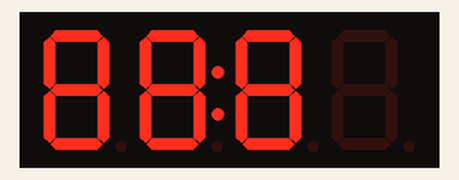
The sketch below on a simulated Arduino Pro Mini, built with avr-gcc and run on an emulated ATmega328P. Shown: 4-digit seven-segment display. Wiring (inferred from the names in the program): HT16K33 LED driver at I2C address 0x70.

Above: at 0.1 s.
At 8.1 s:
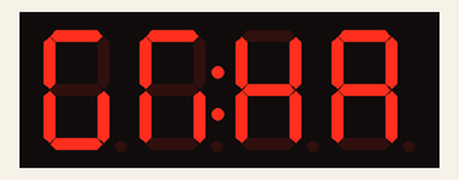
At 16.18 s:
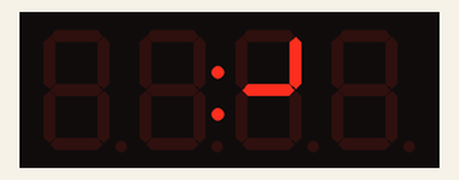
At 23.87 s:
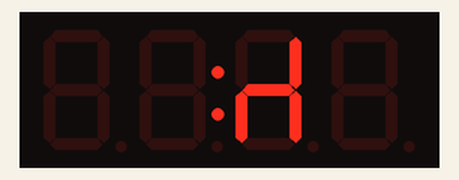
At 31.58 s:
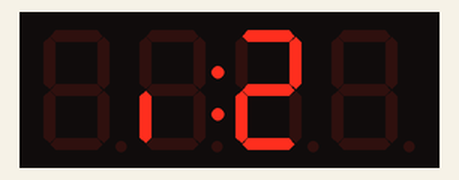
At 39.69 s:
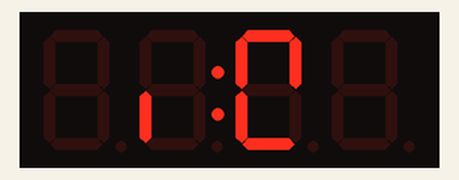

The sketch:

HT16K33DisplayDriver.ino
```cpp
// (licence header left out)
#include "Wire.h"

#define HT16K33_ADDRESS         0x70
#define HT16K33_ON              0x21  // Commands
#define HT16K33_STANDBY         0x20
#define HT16K33_DISPLAYON       0x81
#define HT16K33_DISPLAYOFF      0x80
#define HT16K33_BLINKON         0x85 // Blink is off (00), 2 Hz (01), 1 Hz (10), or 0.5 Hz (11) for bits (21)
#define HT16K33_BLINKOFF        0x81
#define HT16K33_DIM             0xE0 | 0x08 // Set dim from 0x00 (1/16th duty ccycle) to 0x0F (16/16 duty cycle)

// Arrangement for display 1 (4 digit bubble display)
//
//               a = A0
//             _________
//            |         |
//   f = A2   |  g = A4 | b = A1
//            |_________|
//            |         |
//   e = A5   |         | c = A6
//            |_________|
//               d = A3        DP = A7

// Hookup of QDSP-6064 bubble display
//
// Display Pin          HT16K33 pin
//  1                      C0
//  2                      A5
//  3                      A6
//  4                      C2
//  5                      A7
//  6                      C3
//  7                      A4
//  8                      A3
//  9                      A2
//  10                     C1
//  11                     A1
//  12                     A0
//
// and so on... each cathode can drive two display cathodes. A total of four, 4-digit, 7-segment displays
// can be driven with this one chip with just 2 TWI wires and power and ground. That is a lot of display
// without taking up a lot of the GPIO pins.


static const byte numberTable[] =
{
  0x6F, // 0 = 0
  0x42, // 1 = 1, etc
  0x3B, // 2
  0x5B, // 3
  0x56, // 4
  0x5D, // 5
  0x7D, // 6
  0x43, // 7
  0x7F, // 8
  0x57, // 9
  0x80, // decimal point
  0x00, // blank
  0x10, // minus sign
  0x77,  // A = 13
  0x7F,  // B = 14
  0x2D,  // C = 15
  0x6F,  // D = 16
  0x3D,  // E = 17
  0x35,  // F = 18
  0x5F,  // G = 19
  0x76,   // H = 20
  0x42,   // I = 21
  0x6A,   // J = 22
  0x00,   // No K!
  0x2C,   // L = 24
  0x00,   // No M!
  0x67,   // N = 26
  0x6F,   // O = 27
  0x37,   // P = 28
  0x57,   // Q = 29
  0x77,   // R = 30
  0x5D    // S = 31
};

#define display1 1
#define display2 2
#define display3 3
#define display4 4

void setup()
{
  Wire.begin();
  Serial.begin(38400);

  initHT16K33();  // initialize display

  clearDsplay(display1);  // clear display 1
  clearDsplay(display2);  // clear display 2
  clearDsplay(display3);  // clear display 3
  clearDsplay(display4);  // clear display 4

  writeInteger(display1, 8888); // Test display, turn on all segments of display 1
  blinkHT16K33(2); // Blink for 2 seconds
  clearDsplay(display1);
  writeInteger(display2, 8888); // Test display, turn on all segments of display 2
  blinkHT16K33(2); // Blink for 2 seconds
  clearDsplay(display2);
  writeInteger(display3, 8888); // Test display, turn on all segments of display 3
  blinkHT16K33(2); // Blink for 2 seconds
  clearDsplay(display3);
  writeInteger(display4, 8888); // Test display, turn on all segments of display 4
  blinkHT16K33(2); // Blink for 2 seconds
  clearDsplay(display4);

// Test of character write; these bubble displays, like all seven-segment LED displays
// are best at displaying numbers. That doesn't mean we can't get creative and display letters also!
  writeDigit(display2, 1, 13, 0);
  writeDigit(display2, 2, 14, 0);
  writeDigit(display2, 3, 15, 0);
  writeDigit(display2, 4, 16, 0);

  writeDigit(display1, 1, 17, 0);
  writeDigit(display1, 2, 18, 0);
  writeDigit(display1, 3, 19, 0);
  writeDigit(display1, 4, 20, 0);

  writeDigit(display4, 1, 22, 0);
  writeDigit(display4, 2, 24, 0);
  writeDigit(display4, 3, 26, 0);
  writeDigit(display4, 4, 27, 0);

  writeDigit(display3, 1, 28, 0);
  writeDigit(display3, 2, 29, 0);
  writeDigit(display3, 3, 30, 0);
  writeDigit(display3, 4, 31, 0);
  delay(2000);
  clearDsplay(display1);
  clearDsplay(display2);
  clearDsplay(display3);
  clearDsplay(display4);
}


void loop ()
{
   for(int j = -100; j < 100; j++) {
   writeFloat(display1, (float)(-j)/10., 1);   // write float count to display 1
   writeInteger(display2, +j);   // write integer count to display 2
   writeInteger(display3, -j);   // write integer count to display 3
   writeFloat(display4, (float)(+j)/10., 1);   // write float count to display 4
   delay(200);
   }
}

//++++++++++++++++++++++++++++++++++++++++++++++++++++++++++++++++++++++++++++++++++++++++++++++++++++++++++++++++++++++++++++
//++ Useful Functions++
//++++++++++++++++++++++++++++++++++++++++++++++++++++++++++++++++++++++++++++++++++++++++++++++++++++++++++++++++++++++++++++

void writeInteger(uint8_t dsply, int data)
{
  char string[10] = "";                             // define character array to hold the digits
  itoa(data, string);                               // get ascii character string representation of the integer to be displayed
  uint8_t length = strlen(string);                  // get the length of the string; number of digits in integer
  uint8_t blanks = 4 - length;                      // how many blanks do we have?

  if (length > 4) return;                           // if length greater than 4 digits we can't display on a four-digit display!

  for (uint8_t digit = 0; digit < blanks; digit++)  // scroll through each digit to determine what to write to the display
  {
      writeDigit(dsply, digit + 1, 11, 0);          // clear digit wherever there are blanks
  }

  for (uint8_t digit = 0; digit < 4; digit++)       // scroll through each digit to determine what to write to the display
  {
      char ch = string[digit];                      // get the ascii character of the next string segment

      if (ch == '-') {
      writeDigit(dsply, digit + 1 + blanks, 12, 0); // check if negative sign needed
      }
      else {                                        // character must be a digit
      ch -= '0';                                    // convert it to an integer
      writeDigit(dsply, digit + 1 + blanks, ch, 0); // write it to the display; right justify the integer
      }
  }
}

void writeFloat(uint8_t dsply, float data, uint8_t dp)
{
  char string[10] = "";  // define character array to hold the digits
  int datanew = 0;

  switch (dp)
  {
    case 0:
    datanew = (int )(1.*data);
    break;

    case 1:
    datanew = (int )(10.*data);
    break;

    case 2:
    datanew = (int )(100.*data);
    break;

    case 3:
    datanew = (int )(1000.*data);
    break;
   }


  itoa(datanew, string);                                    // get ascii character string representation of the integer to be displayed
  uint8_t length = strlen(string);                          // get the length of the string; number of digits in integer
  uint8_t blanks = 4 - length;                              // how many blanks do we have?

  if (length > 4) return;                                   // if length greater than 4 digits we can't display on a four-digit display!

// scroll through each digit to determine what to write to the display
for (uint8_t digit = 0; digit < blanks; digit++)            // first the blanks
  {
          if( (digit + 1) == (4 - dp) ) {                   // handle special case where blank coincides with decimal point
            writeDigit(dsply, digit + 1, 0, 0x80);          // add leading zero before decimal place
          }
          else {
            writeDigit(dsply, digit + 1, 11, 0x00);         // otherwise clear digit wherever there are blanks
          }
  }

  for (uint8_t digit = 0; digit < 4; digit++)               // now the characters to determine what to write to the display
  {
      char ch = string[digit];                              // get the ascii character of the next string segment

      if (ch == '-') {
        if((digit + 1 + blanks) == (4 - dp) ) {
          writeDigit(dsply, digit + 1 + blanks,  0, 0x80);  // check if negative sign needed, add a decimal point
          writeDigit(dsply, digit + 0 + blanks, 12, 0x00);  // add a leading zero
        }
        else {
          writeDigit(dsply, digit + 1 + blanks, 12, 0x00);  // check if negative sign needed, no decimal point
        }
        }
      else  {                                               // character must be a digit
        ch -= '0';                                          // convert it to an integer
        if((digit + 1 + blanks) == (4 - dp) ) {
          writeDigit(dsply, digit + 1 + blanks, ch, 0x80);  // write it to the display with decimal point; right justify the integer
        }
        else {
          writeDigit(dsply, digit + 1 + blanks, ch, 0x00);  // write it to the display; right justify the integer
        }
     }
  }
}


void writeDigit(uint8_t dsply, uint8_t digit, uint8_t data, uint8_t dp)
{
if(dsply == 1) {
  digit = (digit - 1)*2 + 0;
}
if(dsply == 2) {
  digit = (digit - 1)*2 + 8 ;
}
if(dsply == 3) {
  digit = (digit - 1)*2 + 1;
}
if(dsply == 4) {
  digit = (digit - 1)*2 + 9;
}
writeByte(HT16K33_ADDRESS, digit, numberTable[data] | dp);
}


void clearDsplay(int dsply)
{
  for(int i = 0; i < 8; i++)  {
  writeDigit(dsply, i, 11, 0);  // Clear display, 11 is blank in the numberTable above
  }
}


void initHT16K33()
{
  writeCommand(HT16K33_ADDRESS, HT16K33_ON);         // Turn on system oscillator
  writeCommand(HT16K33_ADDRESS, HT16K33_DISPLAYON);  // Display on
  writeCommand(HT16K33_ADDRESS, HT16K33_DIM);        // Set brightness

}


void blinkHT16K33(int time)
{
  writeCommand(HT16K33_ADDRESS, HT16K33_BLINKON);  // Turn on blink
  delay(1000*time);
  writeCommand(HT16K33_ADDRESS, HT16K33_BLINKOFF);  // Turn on blink
}


 /* itoa:  convert n to characters in s */
 void itoa(int n, char s[])
 {
     int i, sign;

     if ((sign = n) < 0)  /* record sign */
         n = -n;          /* make n positive */
     i = 0;
     do {       /* generate digits in reverse order */
         s[i++] = n % 10 + '0';   /* get next digit */
     } while ((n /= 10) > 0);     /* delete it */
     if (sign < 0)
         s[i++] = '-';
     s[i] = '\0';
     reverse(s);
 }

 /* reverse:  reverse string s in place */
 void reverse(char s[])
 {
     int i, j;
     char c;

     for (i = 0, j = strlen(s)-1; i<j; i++, j--) {
         c = s[i];
         s[i] = s[j];
         s[j] = c;
     }
 }

        // Wire.h read and write protocols
        void writeCommand(uint8_t address, uint8_t command)
  {
	Wire.beginTransmission(address);  // Initialize the Tx buffer
	Wire.write(command);              // Put command in Tx buffer
	Wire.endTransmission();           // Send the Tx buffer
}
        void writeByte(uint8_t address, uint8_t subAddress, uint8_t data)
{
	Wire.beginTransmission(address);  // Initialize the Tx buffer
	Wire.write(subAddress);           // Put slave register address in Tx buffer
	Wire.write(data);                 // Put data in Tx buffer
	Wire.endTransmission();           // Send the Tx buffer
}

        uint8_t readByte(uint8_t address, uint8_t subAddress)
{
	uint8_t data; // `data` will store the register data
	Wire.beginTransmission(address);         // Initialize the Tx buffer
	Wire.write(subAddress);	                 // Put slave register address in Tx buffer
	Wire.endTransmission(false);             // Send the Tx buffer, but send a restart to keep connection alive
	Wire.requestFrom(address, (uint8_t) 1);  // Read one byte from slave register address
	data = Wire.read();                      // Fill Rx buffer with result
	return data;                             // Return data read from slave register
}

        void readBytes(uint8_t address, uint8_t subAddress, uint8_t count, uint8_t * dest)
{
	Wire.beginTransmission(address);   // Initialize the Tx buffer
	Wire.write(subAddress);            // Put slave register address in Tx buffer
	Wire.endTransmission(false);       // Send the Tx buffer, but send a restart to keep connection alive
	uint8_t i = 0;
        Wire.requestFrom(address, count);  // Read bytes from slave register address
	while (Wire.available()) {
        dest[i++] = Wire.read(); }         // Put read results in the Rx buffer
}
```

Measured:
- what the display in image 1 shows lasts 2.1 s, from 8.0 s to 10.1 s
